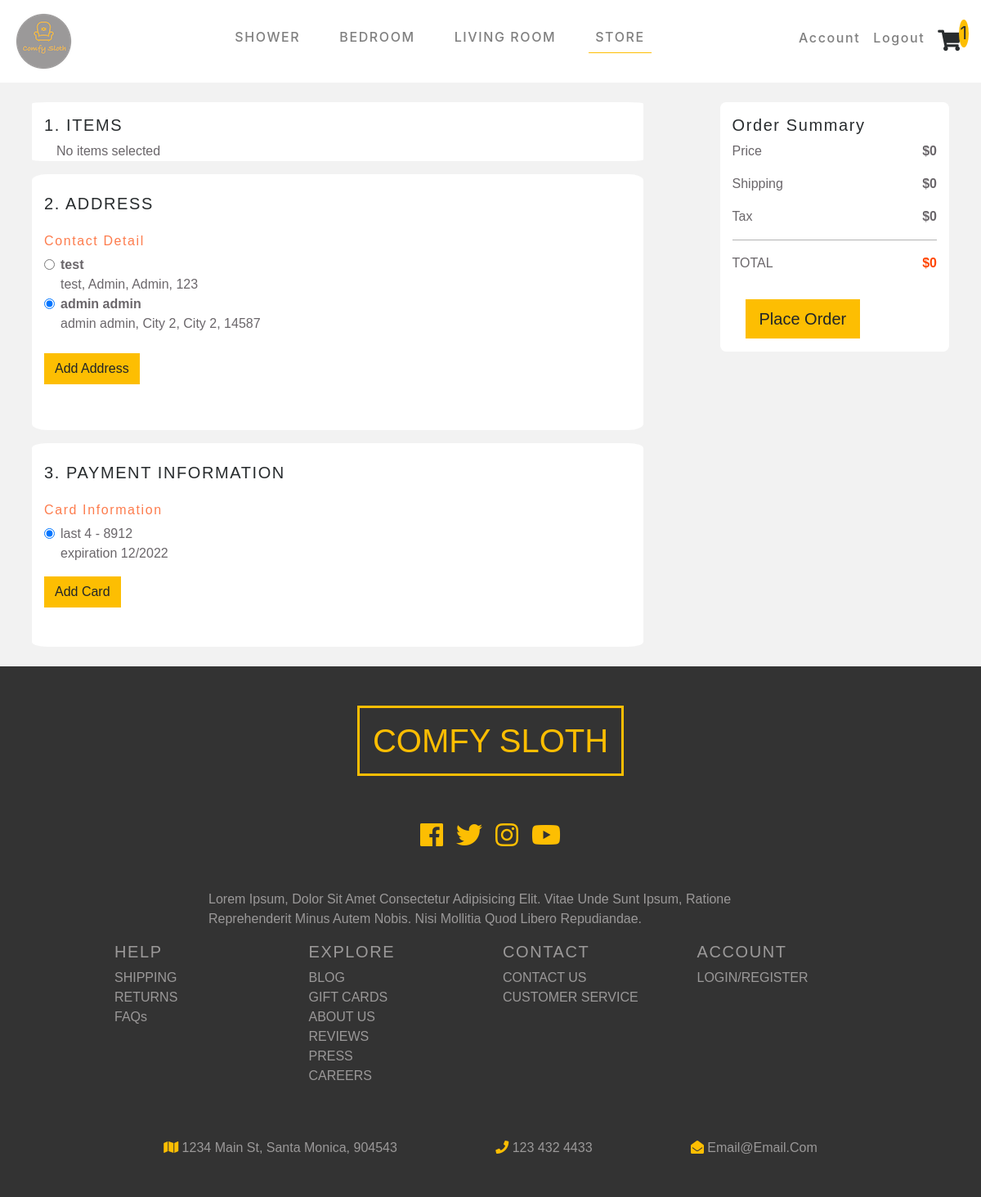
Page /checkout (signed in) on the committed database.
### login/models.py (models this page shows, shortened)
class ContactInfo(models.Model):
    user = models.ForeignKey(User, on_delete=models.CASCADE)
    name = models.CharField(max_length=200)
    address = models.CharField(max_length=200)
    city = models.CharField(max_length=200)
    state = models.CharField(max_length=200)
    zip = models.IntegerField(default='00000')

class Payment(models.Model):
    user = models.ForeignKey(User, on_delete=models.CASCADE)
    cardNum = models.IntegerField(default='0000000')
    exMonth = models.IntegerField(default='0000000')
    exYear = models.IntegerField(default='0000000')
    security = models.IntegerField(default='0000000')

### login/views.py (the view)
# urls.py: path(r'checkout', views.checkout, name='checkout'),
def checkout(request):
    addOrders(request)
    if request.user.is_authenticated:
        payInfo = Payment.objects.all()
        userPay = payInfo.filter(user=request.user)
        addresInfo = ContactInfo.objects.all()
        userAddress = addresInfo.filter(user=request.user)
        return render(request, 'login/checkout.html', {'address': userAddress, 'payment': userPay,})
    else:
        return render(request, 'login/checkout.html')

### login/templatetags/item_filter.py (called while the page is built)
@register.filter(name='last_four')
def cut(value):
    value = str(value)
    return value[-5:-1]

### login/views.py (called while the page is built)
def addOrders(request):
    if request.user.is_authenticated and request.method == 'POST':
        order = Orders()
        order.user = request.user
        order.name = request.POST.get('name', 'default')
        order.address = request.POST.get('address', 'default')
        order.items = request.POST.get('items', 'default')
        order.save()
        order = Orders()

### login/templates/login/checkout.html (shortened to what this page needs)
{% extends 'base.html' %}
{% block content %}
{% load staticfiles %}
{% load  item_filter%}
<div class="fluid-container check-main">
    <div class="container p-4">
        <div class="row my-auto d-flex justify-content-between">
            <div class="col-md-8">
                <div class="row">
                    <div class="col-md-12 order-detail" id='itemsForm'>
                        <h5 class='text-capitalize mt-3'>1. ITEMS</h5>
                        <div class="col-md-12">
                            <ul class="list-group" id="item_list">
                            </ul>
                        </div>
                </div>
            </div>
            <div class="row mt-3 test2">
                <div class="col-md-12 order-detail">
                    <h5 class='my-4'>2. ADDRESS</h5>
                    <h6 class="checkLabel">Contact Detail</h6>
                    <div>
                        {% if user.is_authenticated %}
                        <ul class="saved-addresses">
                            {% for item in address.all %}
                            <li>
                                <div class="form-check">
                                    <input class="form-check-input" type="radio" name="address-radio" id="address"
                                        value="option1" checked>
                                    <label class="form-check-label" for="exampleRadios1">
                                        <ul class='userItems'>
                                            <li><b id='user-name'>{{ item.name }}</b></li>
                                            <li id='user-address'>{{ item.name }}, {{ item.city }}, {{ item.city }}, {{ item.zip }}</li>
                                        </ul>
                                    </label>
                                </div>
                            </li>
                            {% endfor %}
                        </ul>
                        {% endif %}
                    </div>
                    <div class="btn btn-yellow my-2" id="add-address-btn">Add address</div>
                </div>
            </div>
        <div class="checkoutField">
            <div class="row mt-3" id='paymentForm'>
                <div class="col-md-12 order-detail">
                    <h5 class='my-4'>3. PAYMENT INFORMATION</h5>
                    <h6 class="checkLabel">Card Information</h6>
                    <div class="saved-cards b-3">
                        <ul class='all-payments'>
                            {% if user.is_authenticated %}
                                {% for item in payment.all %}
                                <li>
                                    <div class="form-check">
                                        <input class="form-check-input" type="radio" name="exampleRadios"
                                            id="exampleRadios1" value="option1" checked>
                                        <label class="form-check-label" for="exampleRadios1">
                                            <ul class='userItems'>
                                                <li>last 4 - {{ item.cardNum|last_four }}</li>
                                                <li>expiration {{ item.exMonth }}/{{ item.exYear }}</li>
                                            </ul>
                                        </label>
                                    </div>
                                </li>
                                {% endfor %}
                            {% endif %}
                        </ul>
                        <div class="btn btn-yellow" id='addCardBtn'>Add Card</div>
                    </div>
                </div>
            </div>
        </div>
            </div>
            <div class="col-md-3 order-detail order">
                <h5 class='text-capitalize mt-3'>order summary</h5>
                <ul>
                    <li>Price</li>
                    <li></li><b id='items-price'>$0</b></li>
                </ul>
                <ul>
                    <li>Shipping</li>
                    <li><b id='shipping'>$0</b></li>
                </ul>
                <ul>
                    <li>Tax</li>
                    <li><b id='tax'>$0</b></li>
                </ul>
                <hr>
                <ul>
                    <li>TOTAL</li>
                    <li><b class="text-orange" id='totalPrice'>$0</b></li>
                </ul>
                <form method="POST" action="{% url 'checkout' %}" id='orders-form'>
                    <div class="btn btn-yellow btn-lg m-3" id='submit-order' type='submit'>Place Order</div>
                </form>
           </div>
        </div>
    </div>
</div>
{% endblock %}

### futniture_store/static/css/main.css (style rules this page uses)
:root { --mainYellow: #fdbe02; --mainWhite: #fff; --mainBlack: #282c2e; --mainGrey: #9b9999; --TransGrey: rgba(0, 0, 0, 0.1); --SecondGrey: #6a666a; --MainOrange: rgba(253, 124, 77); }
.container { font-family: 'Courier Prime', sans-serif; }
hr { background-color: #c7c7c7; }
h5,h6 { letter-spacing: 0.1rem; color: var(--mainBlack); }
ul { list-style-type: none; padding: 0; }
.text-orange { color: orangered; }
body { color: var(--SecondGrey); background: var(--mainWhite); font-family: "Mali", cursive; }
.btn-yellow { background: var(--mainYellow)!important; text-transform: capitalize; font-size: 1.2rem; color: var(--mainBlack); border-radius: 0!important; }
.check-main { background-color:#f2f2f2; }
.order-detail { height: 100%; transition: all 2s ease; display: block; background-color: white; border-radius: 2.5%; border-color: var(--SecondGrey); color: var(--SecondGrey); }
.order-detail>ul { display: flex; justify-content: space-between; }
.checkLabel { color: var(--MainOrange); }
.userItems>li { padding-right: 4px; }

### rows in the picture
ContactInfo: name "test", city "Admin", zip "123"
ContactInfo: name "admin admin", city "City 2", zip "14587"
Payment: cardNum|last_four "8912", exMonth "12", exYear "2022"
